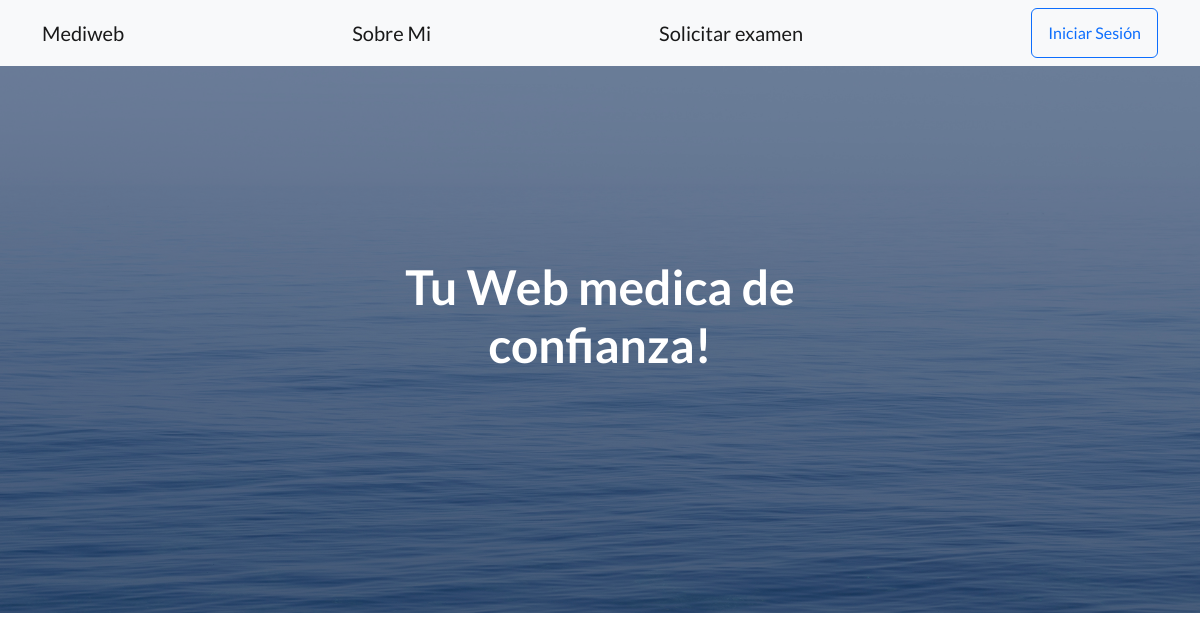
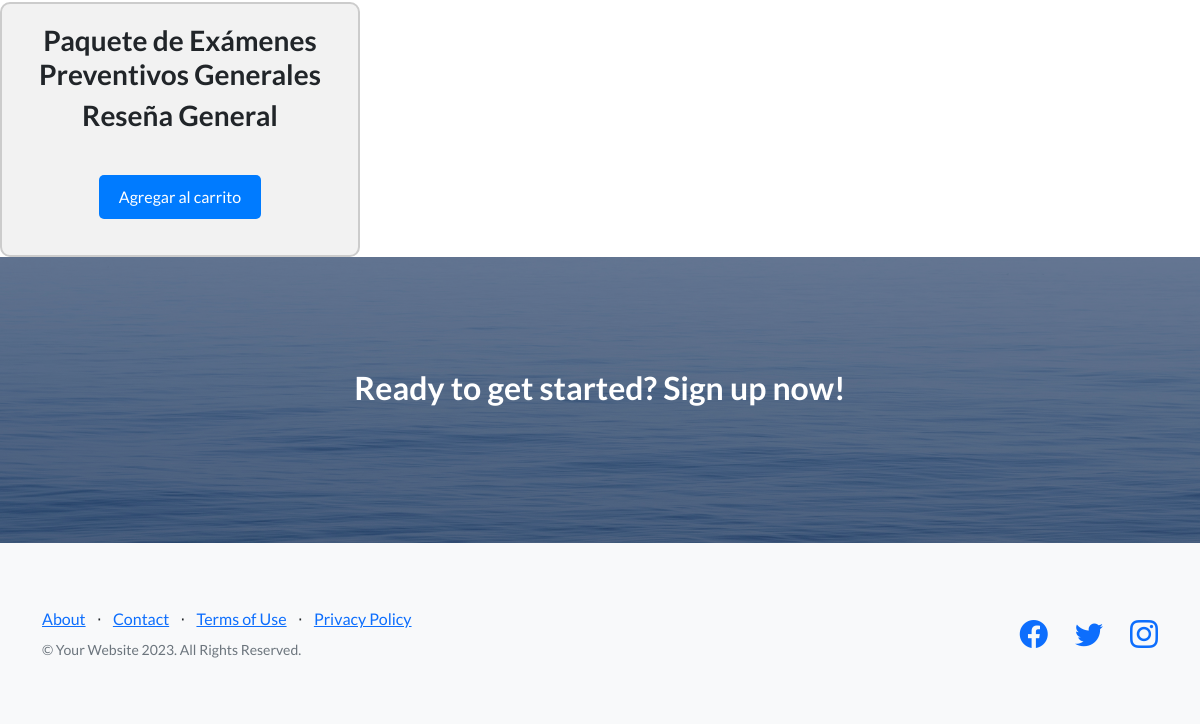
Page /examen/1/subcategorias/ on the earlier database version (2 pictures, top to bottom).
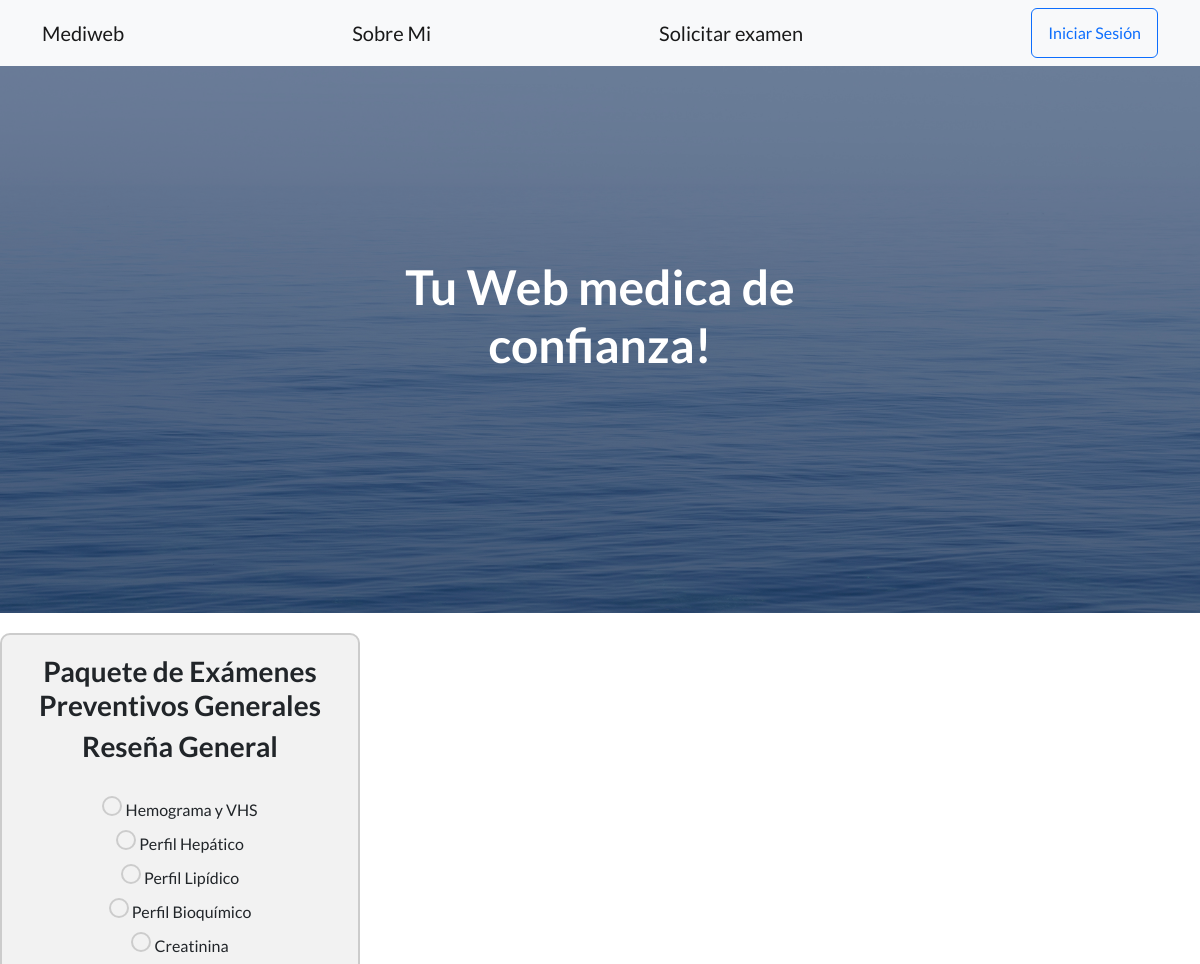
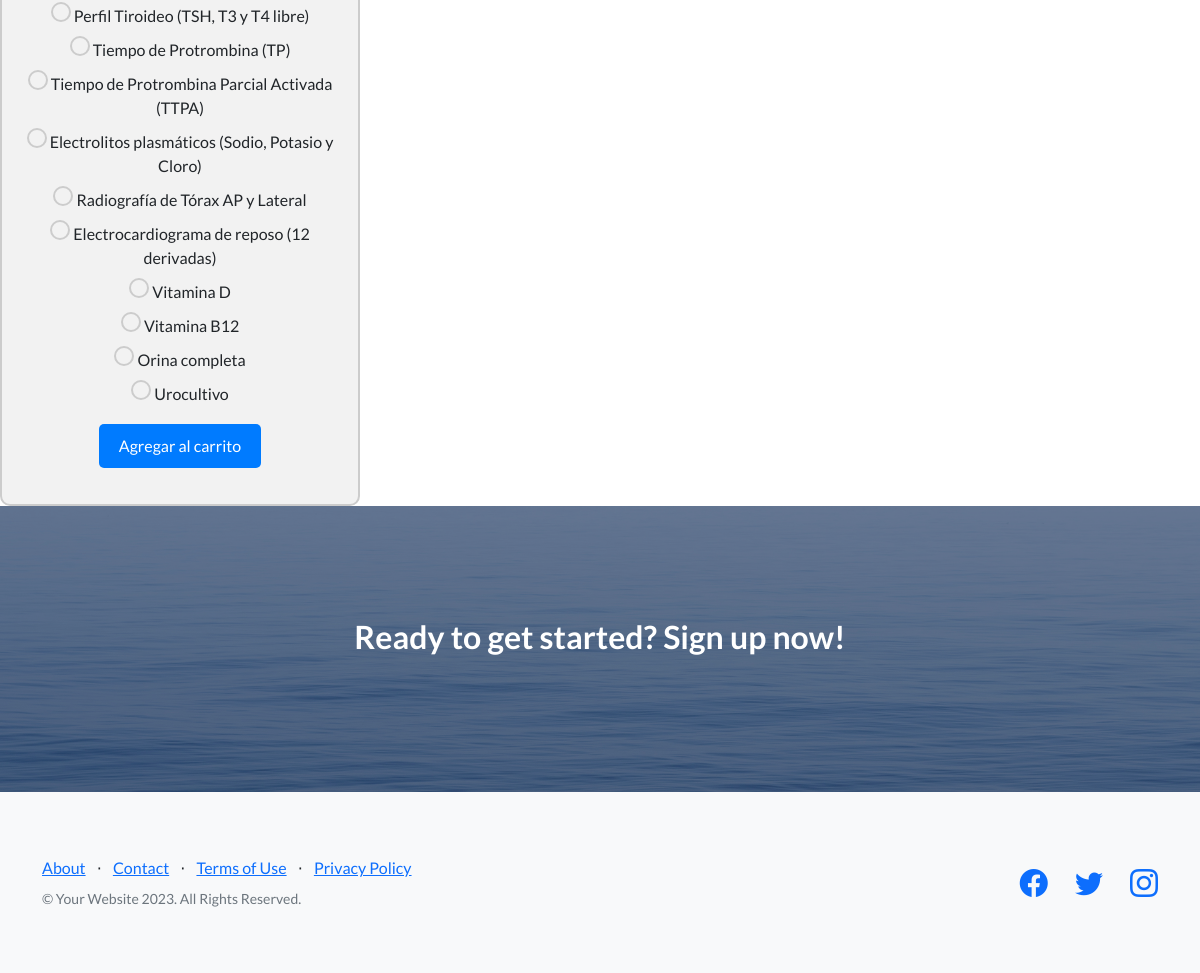
Same page on the later database version (2 pictures, top to bottom).
### AppWeb/models.py (models this page shows, shortened)
class SubcategoriaExamen(models.Model):
    nombre = models.CharField(max_length=100)
    examen = models.ForeignKey(Examen, related_name='subcategorias', on_delete=models.CASCADE)
    mensaje_para_reseña = models.TextField(default='Mensaje predeterminado')

### AppWeb/views.py (the view)
# urls.py: path('examen/<int:examen_id>/subcategorias/', views.mostrar_subcategorias, name='mostrar_subcategorias'),
def mostrar_subcategorias(request, examen_id):
    examen = get_object_or_404(Examen, id=examen_id)
    subcategorias = SubcategoriaExamen.objects.filter(examen=examen)
    reseña_general = set()  # Utilizar un conjunto para asegurar la unicidad de los mensajes
    for subcategoria in subcategorias:
        if subcategoria.mensaje_para_reseña != 'Mensaje predeterminado':
            reseña_general.add(subcategoria.mensaje_para_reseña)
    return render(request, 'examenes/mostrar_subcategorias.html', {
        'examen': examen,
        'subcategorias': subcategorias,
        'reseña_general': '\n'.join(reseña_general),  # Convertir el conjunto en una cadena separada por saltos de línea
    })

### AppWeb/templates/examenes/mostrar_subcategorias.html (shortened to what this page needs)
{% extends 'base.html' %}
{% load static %}
{% block content %}
<div class="container5">
    <h3>Paquete de Exámenes Preventivos Generales</h3>
    <ul>
        <div class="additional-info">
            <h3>Reseña General</h3>
        </div>
        <br>
        {% for subcategoria in subcategorias %}
            <form action="{% url 'agregar_al_carrito' subcategoria.id %}" method="post">
                <li>
                    <label class="checkbox-container">
                        <span class="checkmark"></span>
                        {{ subcategoria.nombre }}
                    </label>
                </li>
        {% endfor %}
        <button type="submit" style="margin-top: 10px;">Agregar al carrito</button>
    </form>
    </ul>
</div>
{% endblock %}

### AppWeb/templates/base.html (shortened to what this page needs)
<!DOCTYPE html>
<html lang="en">
    <head>
        {% load static %}
        <link rel="stylesheet" href="https://stackpath.bootstrapcdn.com/bootstrap/4.5.2/css/bootstrap.min.css">
        <link href="https://cdn.jsdelivr.net/npm/bootstrap-icons@1.5.0/font/bootstrap-icons.css" rel="stylesheet" type="text/css" />
        <link href="{% static 'css/styles.css' %}" rel="stylesheet"/>
    </head>
    <body>
        <nav class="navbar navbar-light bg-light static-top">
            <div class="container">
                <a class="navbar-brand" href="{% url 'index' %}">Mediweb</a>
                <a class="navbar-brand" href="{% url 'index' %}">Sobre Mi</a>
                <a class="navbar-brand" href="{% url 'Examenes' %}">Solicitar examen</a>
                {% if request.user.is_authenticated %}
                    <div class="navbar-item">
                        <p>
                            Hola {{ request.user.first_name|default:request.user.username }},
                            <a href="{% url 'mi_cuenta' %}" class="btn btn-outline-dark">Mi cuenta</a>
                            <a href="{% url 'logout' %}" class="btn btn-outline-secondary">Cerrar sesión</a>
                {% else %}
                    <a class="btn btn-outline-primary" href="{% url 'login' %}">Iniciar Sesión</a>
                {% endif %}
            </div>
        </nav>
    <header class="masthead">
        <div class="container position-relative">
            <div class="row justify-content-center">
                <div class="col-xl-6">
                    <div class="text-center text-white">
                        <h1 class="mb-5">Tu Web medica de confianza!</h1>
                    </div>
                </div>
            </div>
        </div>
    </header>
    {% block content %}
    {% endblock %}
    <section class="call-to-action text-white text-center" id="signup">
        <div class="container position-relative">
            <div class="row justify-content-center">
                <div class="col-xl-6">
                    <h2 class="mb-4">Ready to get started? Sign up now!</h2>
                </div>
            </div>
        </div>
    </section>
    <footer class="footer bg-light">
        <div class="container">
            <div class="row">
                <div class="col-lg-6 h-100 text-center text-lg-start my-auto">
                    <ul class="list-inline mb-2">
                        <li class="list-inline-item"><a href="#!">About</a></li>
                        <li class="list-inline-item">⋅</li>
                        <li class="list-inline-item"><a href="#!">Contact</a></li>
                        <li class="list-inline-item">⋅</li>
                        <li class="list-inline-item"><a href="#!">Terms of Use</a></li>
                        <li class="list-inline-item">⋅</li>
                        <li class="list-inline-item"><a href="#!">Privacy Policy</a></li>
                    </ul>
                    <p class="text-muted small mb-4 mb-lg-0">&copy; Your Website 2023. All Rights Reserved.</p>
                </div>
                <div class="col-lg-6 h-100 text-center text-lg-end my-auto">
                    <ul class="list-inline mb-0">
                        <li class="list-inline-item me-4">
                            <a href="#!"><i class="bi-facebook fs-3"></i></a>
                        </li>
                        <li class="list-inline-item me-4">
                            <a href="#!"><i class="bi-twitter fs-3"></i></a>
                        </li>
                        <li class="list-inline-item">
                            <a href="#!"><i class="bi-instagram fs-3"></i></a>
                        </li>
                    </ul>
                </div>
            </div>
        </div>
    </footer>
</body>
</html>

### AppWeb/templates/examenes/mostrar_subcategorias.html (style rules this page uses)
.checkbox-container { display: inline-block; vertical-align: middle; cursor: pointer; }
.checkmark { position: relative; display: inline-block; width: 20px; height: 20px; border-radius: 50%; border: 2px solid #ccc; text-align: center; line-height: 20px; }
.checkmark::before { content: ""; position: absolute; top: 50%; left: 50%; transform: translate(-50%, -50%); font-family: 'Arial', sans-serif; font-size: 14px; }
.container5 { margin-top: 20px; background-color: #f2f2f2; border-radius: 10px; padding: 20px; border: 2px solid #ccc; width: 30%; box-sizing: border-box; text-align: center; }
.container5 ul { list-style: none; padding: 0; }
button { background-color: #007bff; color: #fff; padding: 10px 20px; border: none; border-radius: 5px; cursor: pointer; transition: background-color 0.3s ease; }

Differences in the rows shown:
added SubcategoriaExamen: nombre "Hemograma y VHS"
added SubcategoriaExamen: nombre "Perfil Hepático"
added SubcategoriaExamen: nombre "Perfil Lipídico"
added SubcategoriaExamen: nombre "Perfil Bioquímico"
added SubcategoriaExamen: nombre "Creatinina"
added SubcategoriaExamen: nombre "Perfil Tiroideo (TSH, T3 y T4 libre)"
added SubcategoriaExamen: nombre "Tiempo de Protrombina (TP)"
added SubcategoriaExamen: nombre "Tiempo de Protrombina Parcial Activada (TTPA)"
added SubcategoriaExamen: nombre "Electrolitos plasmáticos (Sodio, Potasio y Cloro)"
added SubcategoriaExamen: nombre "Radiografía de Tórax AP y Lateral"
added SubcategoriaExamen: nombre "Electrocardiograma de reposo (12 derivadas)"
added SubcategoriaExamen: nombre "Vitamina D"
added SubcategoriaExamen: nombre "Vitamina B12"
added SubcategoriaExamen: nombre "Orina completa"
added SubcategoriaExamen: nombre "Urocultivo"
